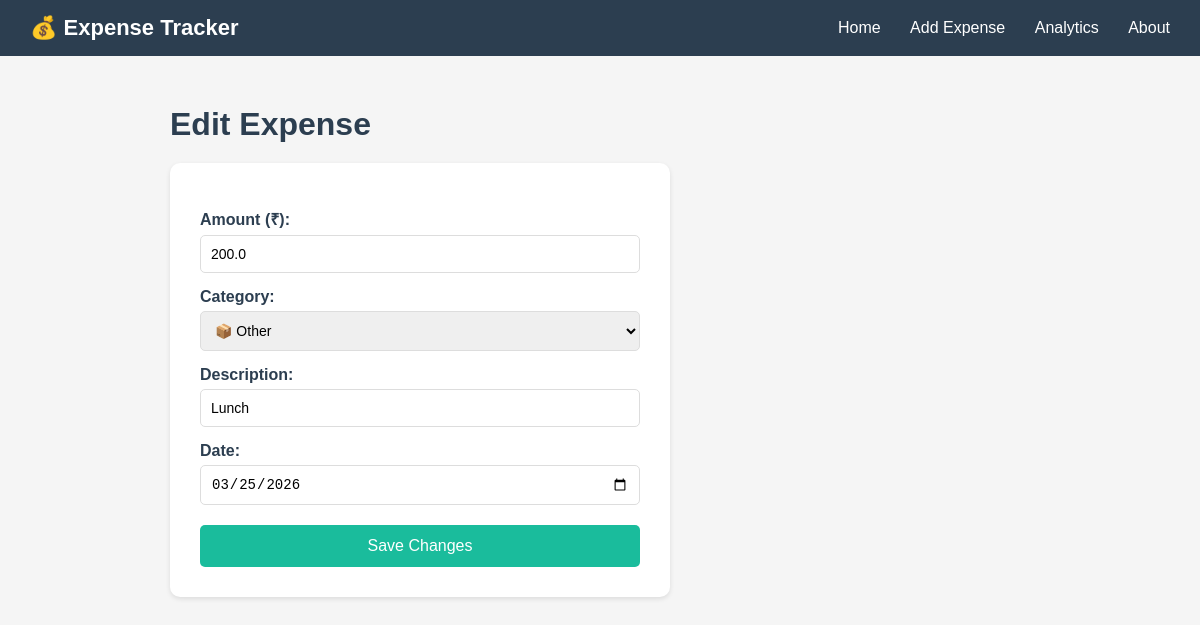
Page /edit/2 on the committed database.
### tables this page shows
CREATE TABLE expenses(
            id INTEGER PRIMARY KEY AUTOINCREMENT,
            amount REAL NOT NULL,
            category TEXT NOT NULL,
            description TEXT,
            date TEXT NOT NULL
        );

### app.py (the view, shortened to what this page needs)
@app.route('/edit/<int:id>', methods=['GET', 'POST'])
def edit(id):
    conn = get_db_connection()
    expense = conn.execute(
        'SELECT * FROM expenses WHERE id = ?', (id,)
    ).fetchone()
    conn.close()
    return render_template('edit.html', expense = expense)

### app.py (called while the page is built)
def get_db_connection():
    conn = sqlite3.connect('expenses.db')
    conn.row_factory = sqlite3.Row
    return conn

### templates/edit.html (shortened to what this page needs)
{% extends 'base.html' %}
{% block content %}
    <h1>Edit Expense</h1>
    <form method="POST" action="/edit/{{ expense['id'] }}">
        <label for="amount">Amount (₹):</label>
        <input type="number" id="amount" name="amount"
               value="{{ expense['amount'] }}" required>
        <label for="category">Category:</label>
        <select id="category" name="category" required>
            <option value="Other" {% if expense['category'] == 'Other' %}selected{% endif %}>📦 Other</option>
        </select>
        <label for="description">Description:</label>
        <input type="text" id="description" name="description"
               value="{{ expense['description'] }}" >
        <label for="date">Date:</label>
        <input type="date" id="date" name="date"
               value="{{ expense['date'] }}" required>
        <button type="submit">Save Changes</button>
    </form>
{% endblock %}

### static/style.css (style rules this page uses)
* { margin: 0; padding: 0; box-sizing: border-box; }
body { font-family: Arial, sans-serif; background-color: #f5f5f5; color: #333; }
h1 { color: #2c3e50; margin-bottom: 20px; }
form { background: white; padding: 30px; border-radius: 10px; box-shadow: 0 2px 5px rgba(0,0,0,0.1); max-width: 500px; }
label { display: block; margin-top: 15px; margin-bottom: 5px; font-weight: bold; color: #2c3e50; }
input, select { width: 100%; padding: 10px; border: 1px solid #ddd; border-radius: 5px; font-size: 14px; }
button { margin-top: 20px; padding: 12px 30px; background-color: #1abc9c; color: white; border: none; border-radius: 5px; font-size: 16px; cursor: pointer; width: 100%; }

### rows in the picture
expenses: amount "200.0", category "📦 Other", description "Lunch", date "03/25/2026"
